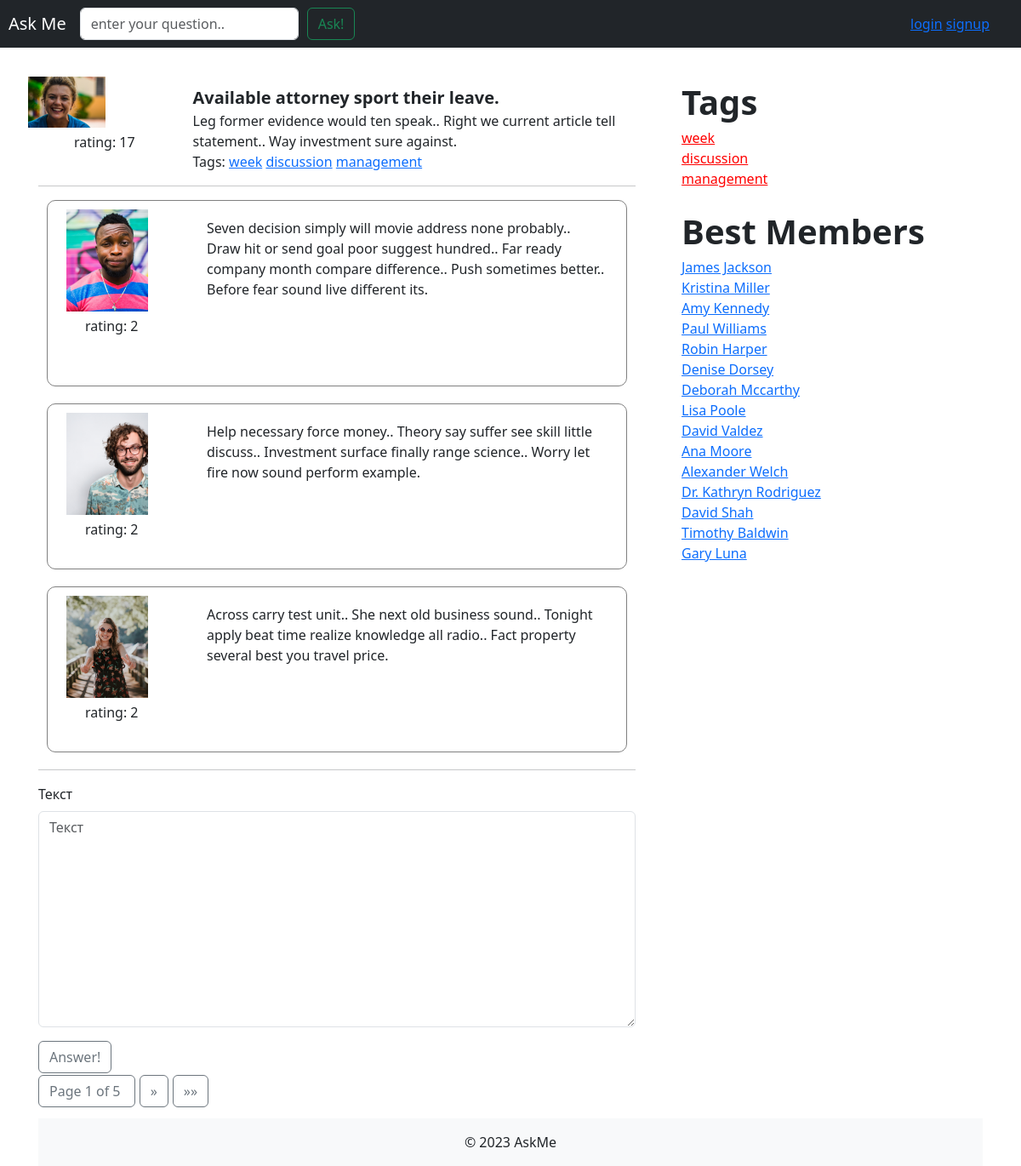
The app's page /question/92/ with its own data.
### app/models.py (models this page shows, shortened)
class Question(models.Model):
    title = models.CharField(max_length=256, verbose_name='Заголовок')
    text = models.TextField(verbose_name='Текст')
    date_create = models.DateTimeField(auto_now_add=True, verbose_name='Дата и время создания')
    author = models.ForeignKey('Profile', on_delete=models.CASCADE, verbose_name='Автор')
    tags = models.ManyToManyField('Tag', verbose_name='Тэги', blank=True)
    rating = models.IntegerField(default=0, blank=True, verbose_name='Рейтинг')
    marks = GenericRelation(Mark)
    objects = QuestionManager()
    class Meta:
        verbose_name = 'Вопрос'
        verbose_name_plural = 'Вопросы'

class Profile(models.Model):
    user = models.OneToOneField(User, on_delete=models.CASCADE)
    user_name = models.CharField(max_length=256, verbose_name='Имя в системе')
    email = models.EmailField(verbose_name='E-mail', default='email@mail.com', blank=True)
    image = models.ImageField(
        upload_to='avatar/%Y/%m/%d/',
        default='no_avatar.jpg',
        blank=True,
        verbose_name='Аватарка'
    )
    objects = ProfileManager()
    def __str__(self):
        return self.user_name
    class Meta:
        verbose_name = 'Профиль'
        verbose_name_plural = 'Профили'

class Tag(models.Model):
    name = models.CharField(max_length=256, unique=True, verbose_name='Название тэга')
    objects = TagManager()
    def __str__(self):
        return self.name
    class Meta:
        verbose_name = 'Тэг'
        verbose_name_plural = 'Тэги'

class Answer(models.Model):
    text = models.TextField(verbose_name='Текст')
    date_create = models.DateTimeField(auto_now_add=True, verbose_name='Дата и время создания')
    is_correct = models.BooleanField(default=False, verbose_name='Правильность')
    question = models.ForeignKey('Question', on_delete=models.CASCADE, verbose_name='Вопрос')
    author = models.ForeignKey('Profile', on_delete=models.CASCADE, verbose_name='Автор')
    rating = models.IntegerField(default=0, blank=True, verbose_name='Рейтинг')
    marks = GenericRelation(Mark)
    objects = AnswerManager()
    class Meta:
        verbose_name = 'Ответ'
        verbose_name_plural = 'Ответы'

### app/views.py (the view, shortened to what this page needs)
# urls.py: path('question/<int:question_id>/', views.question_answers, name='question_answers'),
def question_answers(request, question_id):
    question = Question.objects.question_by_id(question_id)
    question_answers = Answer.objects.question_answers(question_id)
    OBJECTS_PER_PAGE = 3
    paginator = Paginator(question_answers, OBJECTS_PER_PAGE)
    page_obj = paginate_new(request, paginator)
    if request.method == 'GET':
        form = AnswerForm()
    ctx = {
        'page_obj': page_obj,
        'question': question,
        'tags': question.tags.get_all_tags(),
        'form': form}
    return render(request, 'answers.html', ctx)

### app/forms.py (shortened to what this page needs)
class AnswerForm(forms.ModelForm):
    class Meta:
        model = Answer
        fields = ['text']
    def __init__(self, *args, **kwargs):
        self.user = kwargs.pop('user', None)
        self.question_pk = kwargs.pop('question_pk', None)
        super().__init__(*args, **kwargs)

### app/models.py (called while the page is built)
    def get_best_users(self):
        return self.all()[:15]

    def question_by_id(self, question_id):
        return self.get(pk=question_id)

    def question_answers(self, question_id):
        return self.filter(question__id=question_id).order_by('-rating', 'date_create')

    def get_all_tags(self):
        return self.all()

    def get_best_tags(self):
        return self.all()[:25]

### app/views.py (called while the page is built)
def paginate_new(request, paginator):
    page_number = request.GET.get('page')
    page_obj = paginator.get_page(page_number)
    return page_obj

### askme/context_processors.py (called while the page is built)
def tags(arg):
    tags = Tag.objects.get_best_tags()
    return {'tags': tags}

def best_members(arg):
    best_members = Profile.objects.get_best_users()
    return {'members': best_members}

### templates/answers.html (shortened to what this page needs)
{% extends 'inc/base.html' %}
{% load static %}
{% load bootstrap4 %}
{% load vote_tags %}
{% block content %}
    <div class="row main_question">
    <div class="col-3 question_box_left">
        <div class="row">
            <img id="main_question_img" src="{{ question.author.image.url }}" alt="My image" class="question-img">
        </div>
        <div id="main_question_like_widget" class="row like_widget">
            {% if request.user.is_authenticated %}
                {% get_vote request.user 'question' question.id as vote %}
                <a id="question-upvote-btn-qid-{{ question.id }}" href="#" class="js-vote {% if vote == 'LIKE' %} js-vote-inactive {% endif %}" data-action="like"
                data-oid="{{ question.id }}" data-type="question">
                    <button class="fade-button-upvote">
                        &#128077
                    </button>
                </a>
                <div class="bd-highlight like-status" style="margin-left: 10px">
                    <p id="question-rating-qid-{{ question.id }}">{{ question.rating }} </p>
                </div>
                <a id="question-downvote-btn-qid-{{ question.id }}" href="#" class="js-vote {% if vote == 'DIS' %} js-vote-inactive {% endif %}" data-action="dislike"
                data-oid="{{ question.id }}" data-type="question">
                    <button class="fade-button-downvote">
                        &#128078
                    </button>
                </a>
            {% else %}
                <div class="bd-highlight like-status">
                    <p id="question-rating-qid-{{ question.id }}">rating: {{ question.rating }} </p>
                </div>
            {% endif %}
        </div>
    </div>
        <div class="col-9">
            <div class="question_box_right">
                <div class="question-title">{{ question.title }}</div>
                <div >{{ question.text }}</div>
                <div class="row">
                    <div class="col">
                        <span class="ans_tag">Tags:</span>
                            {% for tag in tags %}
                                <a class="ans_tag" href="{% url 'tag' tag  %}">{{ tag }}</a>
                            {% endfor %}
                    </div>
                </div>
            </div>
        </div>
    </div>
    <hr/>
    {% for answer in page_obj %}
        {% include 'inc/answer.html' %}
    {% endfor %}
    <hr/>
    <form class="form" method="POST" action="/question/{{ question.id }}/" novalidate>
        {% bootstrap_form form %}
        {% buttons %}
            <button type="submit" class="page_btn btn btn-outline-secondary">Answer!</button>
        {% endbuttons %}
    </form>
{% endblock content %}
{% block right %}
    {% include 'inc/tags.html' %}
{% endblock right %}
{% block page_btns %}
    {% include 'inc/pagination.html' %}
{% endblock page_btns %}

### templates/inc/base.html (shortened to what this page needs)
{% load static %}
<!doctype html>
<html lang="en" class="h-100">
    <head>
        <link href="{% static "css/sticky-footer.css" %}" rel="stylesheet">
        <link href="{% static "css/bootstrap/bootstrap.min.css" %}" rel="stylesheet">
        <link href="{% static "css/container.css" %}" rel="stylesheet">
    </head>
    <body class="d-flex flex-column h-100">
        <header>
            {% include 'inc/navbar.html' %}
        </header>
        <div class="container">
            <div class="row">
                <div id="question-section" class="col">
                    {% block content %}
                    {% endblock content %}
                </div>
                <div id="tag_section" class="col-4">
                    {% block right %}
                    {% endblock right %}
                </div>
            </div>
            <div id="page_links_row" class="">
                    {% block page_btns %}{% endblock page_btns %}
            </div>
        <footer class="bg-light text-center text-lg-start">
                <div class="text-center p-3">
                  © 2023 AskMe
                </div>
            </footer>
        </div>
    </body>
</html>

### templates/inc/navbar.html (shortened to what this page needs)
{% load static %}
<nav class="navbar navbar-expand-md navbar-dark fixed-top bg-dark">
    <a class="navbar-brand" style="margin-left: 10px" href="{% url 'index' %}">Ask Me</a>
    <div class="collapse navbar-collapse" id="navbarCollapse">
        <form class="form-inline mt-2 mt-md-0 d-flex" action="{% url 'ask_question' %}">
            <input class="form-control mr-sm-2" maxlength="50" type="text" placeholder="enter your question.." aria-label="Search">
            <button class="btn btn-outline-success my-2 my-sm-0" style="margin-left: 10px" type="submit">Ask!</button>
        </form>
    </div>
    <div>
        <div class="profile_info">
            <div class="header_profile_links">
                {% if request.user.is_authenticated %}
                    <a  href="{% url 'profile_edit' %}">profile</a>
                    <a class="" href="{% url 'logout' %}?next={{ request.path }}">logout</a>
                {% else %}
                    <a class="" href="{% url 'login' %}?next={{ request.path }}">login</a>
                    <a class="" href="{% url 'signup' %}">signup</a>
                {% endif %}
            </div>
        </div>
    </div>
</nav>

### templates/inc/answer.html (shortened to what this page needs)
{% load static %}
{% load vote_tags %}
<div class="row question-box">
    <div class="col-3 question_box_left">
        <div class="row">
            <img src="{{ answer.author.image.url }}" alt="My image" class="question-img">
        </div>
        <div class="row like_widget">
            {% if request.user.is_authenticated %}
                {% get_vote request.user 'answer' answer.id as vote %}
                <a id="answer-upvote-btn-qid-{{ answer.id }}" href="#" class="js-vote {% if vote == 'LIKE' %} js-vote-inactive {% endif %}" data-action="like"
                data-oid="{{ answer.id }}" data-type="answer">
                    <button class="fade-button-upvote">
                        &#128077
                    </button>
                </a>
                <div class="bd-highlight like-status" style="margin-left: 10px">
                    <p id="answer-rating-qid-{{ answer.id }}">{{ answer.rating }} </p>
                </div>
                <a id="answer-downvote-btn-qid-{{ answer.id }}" href="#" class="js-vote {% if vote == 'DIS' %} js-vote-inactive {% endif %}" data-action="dislike"
                data-oid="{{ answer.id }}" data-type="answer">
                    <button class="fade-button-downvote">
                        &#128078
                    </button>
                </a>
            {% else %}
                <div class="bd-highlight like-status">
                    <p id="answer-rating-qid-{{ answer.id }}">rating: {{ answer.rating }} </p>
                </div>
            {% endif %}
        </div>
    </div>
    <div class="col-9">
            <div class="question_box_right">
                <div class="question-text">{{ answer.text }}</div>
                <div class="row answers_links_bottom">
                    <div class="col">
                        <div class="form-check">
                        </div>
                    </div>
                </div>
            </div>
        </div>
    </div>

### templates/inc/tags.html
<div>
    <div class="row">
        <span class="row tags_header">Tags</span>
    </div>
    <div class="row link_tags">
        {% for tag in tags %}
            <a class="sample_tag lang_tag" href="{% url 'tag' tag  %}">{{ tag }}</a>
        {% endfor %}
    </div>
</div>
<div>
    <div class="row">
        <span class="row tags_header">Best Members</span>
    </div>
    <div class="row link_tags">
        {% for member in members %}
            <a class="sample_tag" href="">{{ member }}</a>
        {% endfor %}
    </div>
</div>

### templates/inc/pagination.html (shortened to what this page needs)
<div class="pagination">
        <button type="button" class="page_btn btn btn-outline-secondary">
            <span class="current">
                Page {{ page_obj.number }} of {{ page_obj.paginator.num_pages }}&nbsp;
            </span>
        </button>
        {% if page_obj.has_next %}
            <a href="?page={{ page_obj.next_page_number }}">
                <button type="button" class="page_btn btn btn-outline-secondary">&raquo;</button>
            </a>
            <a href="?page={{ page_obj.paginator.num_pages }}">
                <button type="button" class="page_btn btn btn-outline-secondary">&raquo;&raquo;</button>
            </a>
        {% endif %}
</div>

### static/css/sticky-footer.css (style rules this page uses)
html { position: relative; min-height: 100%; }
body { margin-bottom: 60px; }
body > .container { padding: 60px 15px 0; }

### static/css/container.css (style rules this page uses)
.question-box { border: 1px solid gray; padding: 10px; border-radius: 10px; margin: 10px 10px 20px; }
.like_widget { margin-left: 10px; margin-top: 5px; }
#main_question_img { height: 50%; width: 50%; object-fit: cover; padding: 0; }
#main_question_like_widget { margin-left: 30px; }
.question-text { margin-top: 10px; }
.answers_links_bottom { margin-top: 65px; }
.question-img { width: 120px; height: 120px; object-fit: cover; }
.question-title { font-size: 20px; font-weight: bold; }
.profile_info { margin-left: 15px; width: 130px; }
.tags_header { font-size: 40px; font-weight: bold; margin-left: 0; }
#tag_section { margin-left: 30px; }
.link_tags { margin-right: 25px; margin-bottom: 20px; }
.sample_tag { margin-right: 5px; }
.lang_tag { color: red; }
.question_box_right { margin-top: 10px; }
#page_links_row { margin-top: 15px; position: relative; bottom: 1%; }
.page_btn { margin-right: 5px; }

### records on screen
Question: author.image (picture), rating "17", title "Available attorney sport their leave.", text "Leg former evidence would ten speak.. Right we current article tell statement.. Way investment sure against."
Tag: name "week"
Tag: name "discussion"
Tag: name "management"
Answer: author.image (picture), rating "2", text "Seven decision simply will movie address none probably.. Draw hit or send goal poor suggest hundred.. Far ready company month compare difference.. Push sometimes better.. Before fear sound live different its."
Answer: author.image (picture), rating "2", text "Help necessary force money.. Theory say suffer see skill little discuss.. Investment surface finally range science.. Worry let fire now sound perform example."
Answer: author.image (picture), rating "2", text "Across carry test unit.. She next old business sound.. Tonight apply beat time realize knowledge all radio.. Fact property several best you travel price."
Profile: user_name "James Jackson"
Profile: user_name "Kristina Miller"
Profile: user_name "Amy Kennedy"
Profile: user_name "Paul Williams"
Profile: user_name "Robin Harper"
Profile: user_name "Denise Dorsey"
Profile: user_name "Deborah Mccarthy"
Profile: user_name "Lisa Poole"
Profile: user_name "David Valdez"
Profile: user_name "Ana Moore"
Profile: user_name "Alexander Welch"
Profile: user_name "Dr. Kathryn Rodriguez"
Profile: user_name "David Shah"
Profile: user_name "Timothy Baldwin"
Profile: user_name "Gary Luna"

### other values on screen
{{ page_obj.number }} "1"
{{ page_obj.paginator.num_pages }} "5"
